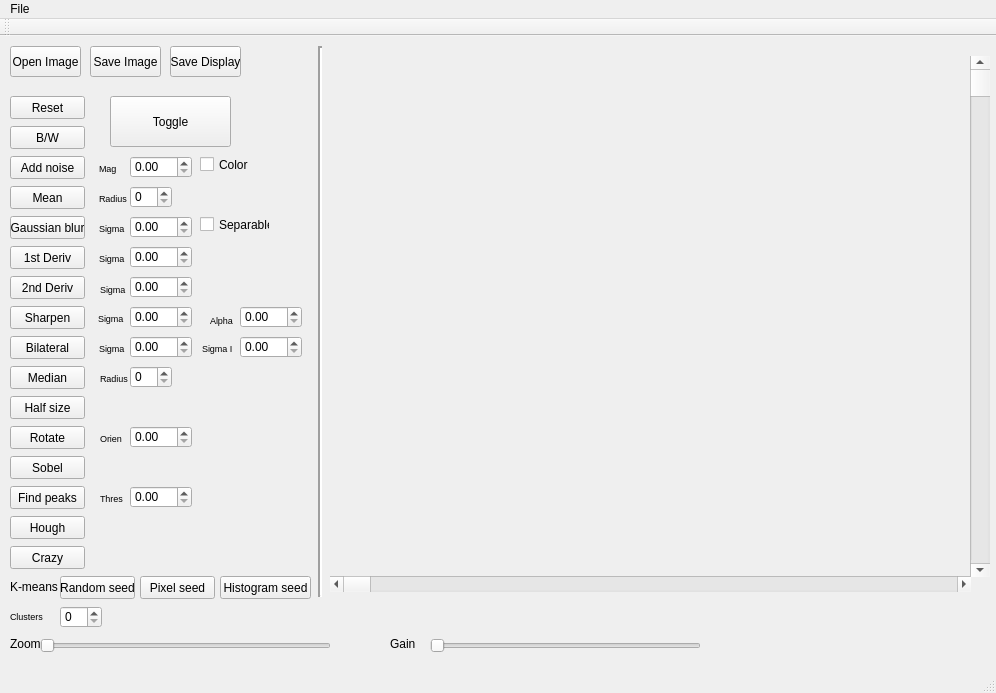
<?xml version="1.0" encoding="UTF-8"?>
<ui version="4.0">
 <class>MainWindow</class>
 <widget class="QMainWindow" name="MainWindow">
  <property name="geometry">
   <rect>
    <x>0</x>
    <y>0</y>
    <width>996</width>
    <height>693</height>
   </rect>
  </property>
  <property name="windowTitle">
   <string>MainWindow</string>
  </property>
  <widget class="QWidget" name="centralWidget">
   <widget class="QPushButton" name="openButton">
    <property name="geometry">
     <rect>
      <x>10</x>
      <y>10</y>
      <width>71</width>
      <height>31</height>
     </rect>
    </property>
    <property name="text">
     <string>Open Image</string>
    </property>
   </widget>
   <widget class="QLabel" name="ImgDisplay">
    <property name="geometry">
     <rect>
      <x>330</x>
      <y>19</y>
      <width>640</width>
      <height>521</height>
     </rect>
    </property>
    <property name="text">
     <string/>
    </property>
   </widget>
   <widget class="QPushButton" name="saveButton">
    <property name="geometry">
     <rect>
      <x>90</x>
      <y>10</y>
      <width>71</width>
      <height>31</height>
     </rect>
    </property>
    <property name="text">
     <string>Save Image</string>
    </property>
   </widget>
   <widget class="QPushButton" name="resetButton">
    <property name="geometry">
     <rect>
      <x>10</x>
      <y>60</y>
      <width>75</width>
      <height>23</height>
     </rect>
    </property>
    <property name="text">
     <string>Reset</string>
    </property>
   </widget>
   <widget class="QPushButton" name="gaussianBlurButton">
    <property name="geometry">
     <rect>
      <x>10</x>
      <y>180</y>
      <width>75</width>
      <height>23</height>
     </rect>
    </property>
    <property name="text">
     <string>Gaussian blur</string>
    </property>
   </widget>
   <widget class="QPushButton" name="bwButton">
    <property name="geometry">
     <rect>
      <x>10</x>
      <y>90</y>
      <width>75</width>
      <height>23</height>
     </rect>
    </property>
    <property name="text">
     <string>B/W</string>
    </property>
   </widget>
   <widget class="QDoubleSpinBox" name="blurSpinBox">
    <property name="geometry">
     <rect>
      <x>130</x>
      <y>180</y>
      <width>62</width>
      <height>22</height>
     </rect>
    </property>
    <property name="singleStep">
     <double>0.500000000000000</double>
    </property>
   </widget>
   <widget class="QPushButton" name="noiseButton">
    <property name="geometry">
     <rect>
      <x>10</x>
      <y>120</y>
      <width>75</width>
      <height>23</height>
     </rect>
    </property>
    <property name="text">
     <string>Add noise</string>
    </property>
   </widget>
   <widget class="QSlider" name="zoomSlider">
    <property name="geometry">
     <rect>
      <x>40</x>
      <y>600</y>
      <width>291</width>
      <height>19</height>
     </rect>
    </property>
    <property name="maximum">
     <number>999</number>
    </property>
    <property name="orientation">
     <enum>Qt::Horizontal</enum>
    </property>
   </widget>
   <widget class="QLabel" name="label">
    <property name="geometry">
     <rect>
      <x>10</x>
      <y>600</y>
      <width>31</width>
      <height>16</height>
     </rect>
    </property>
    <property name="text">
     <string>Zoom</string>
    </property>
   </widget>
   <widget class="QScrollBar" name="horizontalScrollBar">
    <property name="geometry">
     <rect>
      <x>330</x>
      <y>540</y>
      <width>641</width>
      <height>16</height>
     </rect>
    </property>
    <property name="maximum">
     <number>999</number>
    </property>
    <property name="orientation">
     <enum>Qt::Horizontal</enum>
    </property>
   </widget>
   <widget class="QScrollBar" name="verticalScrollBar">
    <property name="geometry">
     <rect>
      <x>970</x>
      <y>20</y>
      <width>20</width>
      <height>521</height>
     </rect>
    </property>
    <property name="maximum">
     <number>999</number>
    </property>
    <property name="orientation">
     <enum>Qt::Vertical</enum>
    </property>
   </widget>
   <widget class="QPushButton" name="firstDerivButton">
    <property name="geometry">
     <rect>
      <x>10</x>
      <y>210</y>
      <width>75</width>
      <height>23</height>
     </rect>
    </property>
    <property name="text">
     <string>1st Deriv</string>
    </property>
   </widget>
   <widget class="QPushButton" name="secondDerivButton">
    <property name="geometry">
     <rect>
      <x>10</x>
      <y>240</y>
      <width>75</width>
      <height>23</height>
     </rect>
    </property>
    <property name="text">
     <string>2nd Deriv</string>
    </property>
   </widget>
   <widget class="QDoubleSpinBox" name="firstDerivSpinBox">
    <property name="geometry">
     <rect>
      <x>130</x>
      <y>210</y>
      <width>62</width>
      <height>22</height>
     </rect>
    </property>
    <property name="singleStep">
     <double>0.500000000000000</double>
    </property>
   </widget>
   <widget class="QDoubleSpinBox" name="secondDerivSpinBox">
    <property name="geometry">
     <rect>
      <x>130</x>
      <y>240</y>
      <width>62</width>
      <height>22</height>
     </rect>
    </property>
    <property name="singleStep">
     <double>0.500000000000000</double>
    </property>
   </widget>
   <widget class="QPushButton" name="meanButton">
    <property name="geometry">
     <rect>
      <x>10</x>
      <y>150</y>
      <width>75</width>
      <height>23</height>
     </rect>
    </property>
    <property name="text">
     <string>Mean</string>
    </property>
   </widget>
   <widget class="QPushButton" name="saveDisplayButton">
    <property name="geometry">
     <rect>
      <x>170</x>
      <y>10</y>
      <width>71</width>
      <height>31</height>
     </rect>
    </property>
    <property name="text">
     <string>Save Display</string>
    </property>
   </widget>
   <widget class="QPushButton" name="sharpenButton">
    <property name="geometry">
     <rect>
      <x>10</x>
      <y>270</y>
      <width>75</width>
      <height>23</height>
     </rect>
    </property>
    <property name="text">
     <string>Sharpen</string>
    </property>
   </widget>
   <widget class="QDoubleSpinBox" name="sharpenSigmaSpinBox">
    <property name="geometry">
     <rect>
      <x>130</x>
      <y>270</y>
      <width>62</width>
      <height>22</height>
     </rect>
    </property>
    <property name="singleStep">
     <double>0.500000000000000</double>
    </property>
   </widget>
   <widget class="QDoubleSpinBox" name="sharpenMagSpinBox">
    <property name="geometry">
     <rect>
      <x>240</x>
      <y>270</y>
      <width>62</width>
      <height>22</height>
     </rect>
    </property>
    <property name="singleStep">
     <double>0.500000000000000</double>
    </property>
   </widget>
   <widget class="QPushButton" name="toggleButton">
    <property name="geometry">
     <rect>
      <x>110</x>
      <y>60</y>
      <width>121</width>
      <height>51</height>
     </rect>
    </property>
    <property name="acceptDrops">
     <bool>false</bool>
    </property>
    <property name="text">
     <string>Toggle</string>
    </property>
   </widget>
   <widget class="QPushButton" name="halfButton">
    <property name="geometry">
     <rect>
      <x>10</x>
      <y>360</y>
      <width>75</width>
      <height>23</height>
     </rect>
    </property>
    <property name="text">
     <string>Half size</string>
    </property>
   </widget>
   <widget class="QPushButton" name="sobelButton">
    <property name="geometry">
     <rect>
      <x>10</x>
      <y>420</y>
      <width>75</width>
      <height>23</height>
     </rect>
    </property>
    <property name="text">
     <string>Sobel</string>
    </property>
   </widget>
   <widget class="QPushButton" name="bilateralButton">
    <property name="geometry">
     <rect>
      <x>10</x>
      <y>300</y>
      <width>75</width>
      <height>23</height>
     </rect>
    </property>
    <property name="text">
     <string>Bilateral</string>
    </property>
   </widget>
   <widget class="QDoubleSpinBox" name="bilateralSigmaSSpinBox">
    <property name="geometry">
     <rect>
      <x>130</x>
      <y>300</y>
      <width>62</width>
      <height>22</height>
     </rect>
    </property>
    <property name="singleStep">
     <double>0.500000000000000</double>
    </property>
   </widget>
   <widget class="QDoubleSpinBox" name="bilateralSigmaISpinBox">
    <property name="geometry">
     <rect>
      <x>240</x>
      <y>300</y>
      <width>62</width>
      <height>22</height>
     </rect>
    </property>
    <property name="maximum">
     <double>255.000000000000000</double>
    </property>
    <property name="singleStep">
     <double>0.500000000000000</double>
    </property>
   </widget>
   <widget class="QDoubleSpinBox" name="noiseSpinBox">
    <property name="geometry">
     <rect>
      <x>130</x>
      <y>120</y>
      <width>62</width>
      <height>22</height>
     </rect>
    </property>
    <property name="singleStep">
     <double>0.500000000000000</double>
    </property>
   </widget>
   <widget class="Line" name="line">
    <property name="geometry">
     <rect>
      <x>310</x>
      <y>10</y>
      <width>20</width>
      <height>551</height>
     </rect>
    </property>
    <property name="lineWidth">
     <number>2</number>
    </property>
    <property name="orientation">
     <enum>Qt::Vertical</enum>
    </property>
   </widget>
   <widget class="QCheckBox" name="separableCheckBox">
    <property name="geometry">
     <rect>
      <x>200</x>
      <y>180</y>
      <width>70</width>
      <height>17</height>
     </rect>
    </property>
    <property name="text">
     <string>Separable</string>
    </property>
   </widget>
   <widget class="QCheckBox" name="colorNoiseCheckBox">
    <property name="geometry">
     <rect>
      <x>200</x>
      <y>120</y>
      <width>70</width>
      <height>17</height>
     </rect>
    </property>
    <property name="text">
     <string>Color</string>
    </property>
   </widget>
   <widget class="QPushButton" name="peaksButton">
    <property name="geometry">
     <rect>
      <x>10</x>
      <y>450</y>
      <width>75</width>
      <height>23</height>
     </rect>
    </property>
    <property name="text">
     <string>Find peaks</string>
    </property>
   </widget>
   <widget class="QPushButton" name="houghButton">
    <property name="geometry">
     <rect>
      <x>10</x>
      <y>480</y>
      <width>75</width>
      <height>23</height>
     </rect>
    </property>
    <property name="text">
     <string>Hough</string>
    </property>
   </widget>
   <widget class="QPushButton" name="medianButton">
    <property name="geometry">
     <rect>
      <x>10</x>
      <y>330</y>
      <width>75</width>
      <height>23</height>
     </rect>
    </property>
    <property name="text">
     <string>Median</string>
    </property>
   </widget>
   <widget class="QSpinBox" name="medianBox">
    <property name="geometry">
     <rect>
      <x>130</x>
      <y>330</y>
      <width>42</width>
      <height>22</height>
     </rect>
    </property>
   </widget>
   <widget class="QSpinBox" name="meanBox">
    <property name="geometry">
     <rect>
      <x>130</x>
      <y>150</y>
      <width>42</width>
      <height>22</height>
     </rect>
    </property>
   </widget>
   <widget class="QLabel" name="label_2">
    <property name="geometry">
     <rect>
      <x>99</x>
      <y>154</y>
      <width>31</width>
      <height>16</height>
     </rect>
    </property>
    <property name="font">
     <font>
      <pointsize>7</pointsize>
     </font>
    </property>
    <property name="text">
     <string>Radius</string>
    </property>
   </widget>
   <widget class="QLabel" name="label_3">
    <property name="geometry">
     <rect>
      <x>99</x>
      <y>184</y>
      <width>31</width>
      <height>16</height>
     </rect>
    </property>
    <property name="font">
     <font>
      <pointsize>7</pointsize>
     </font>
    </property>
    <property name="text">
     <string>Sigma</string>
    </property>
   </widget>
   <widget class="QLabel" name="label_4">
    <property name="geometry">
     <rect>
      <x>99</x>
      <y>214</y>
      <width>31</width>
      <height>16</height>
     </rect>
    </property>
    <property name="font">
     <font>
      <pointsize>7</pointsize>
     </font>
    </property>
    <property name="text">
     <string>Sigma</string>
    </property>
   </widget>
   <widget class="QLabel" name="label_5">
    <property name="geometry">
     <rect>
      <x>100</x>
      <y>245</y>
      <width>31</width>
      <height>16</height>
     </rect>
    </property>
    <property name="font">
     <font>
      <pointsize>7</pointsize>
     </font>
    </property>
    <property name="text">
     <string>Sigma</string>
    </property>
   </widget>
   <widget class="QLabel" name="label_6">
    <property name="geometry">
     <rect>
      <x>98</x>
      <y>274</y>
      <width>31</width>
      <height>16</height>
     </rect>
    </property>
    <property name="font">
     <font>
      <pointsize>7</pointsize>
     </font>
    </property>
    <property name="text">
     <string>Sigma</string>
    </property>
   </widget>
   <widget class="QLabel" name="label_7">
    <property name="geometry">
     <rect>
      <x>99</x>
      <y>304</y>
      <width>31</width>
      <height>16</height>
     </rect>
    </property>
    <property name="font">
     <font>
      <pointsize>7</pointsize>
     </font>
    </property>
    <property name="text">
     <string>Sigma</string>
    </property>
   </widget>
   <widget class="QLabel" name="label_8">
    <property name="geometry">
     <rect>
      <x>100</x>
      <y>334</y>
      <width>31</width>
      <height>16</height>
     </rect>
    </property>
    <property name="font">
     <font>
      <pointsize>7</pointsize>
     </font>
    </property>
    <property name="text">
     <string>Radius</string>
    </property>
   </widget>
   <widget class="QLabel" name="label_9">
    <property name="geometry">
     <rect>
      <x>99</x>
      <y>124</y>
      <width>31</width>
      <height>16</height>
     </rect>
    </property>
    <property name="font">
     <font>
      <pointsize>7</pointsize>
     </font>
    </property>
    <property name="text">
     <string>Mag</string>
    </property>
   </widget>
   <widget class="QLabel" name="label_10">
    <property name="geometry">
     <rect>
      <x>202</x>
      <y>304</y>
      <width>41</width>
      <height>16</height>
     </rect>
    </property>
    <property name="font">
     <font>
      <pointsize>7</pointsize>
     </font>
    </property>
    <property name="text">
     <string>Sigma I</string>
    </property>
   </widget>
   <widget class="QLabel" name="label_11">
    <property name="geometry">
     <rect>
      <x>210</x>
      <y>276</y>
      <width>31</width>
      <height>16</height>
     </rect>
    </property>
    <property name="font">
     <font>
      <pointsize>7</pointsize>
     </font>
    </property>
    <property name="text">
     <string>Alpha</string>
    </property>
   </widget>
   <widget class="QPushButton" name="rotateButton">
    <property name="geometry">
     <rect>
      <x>10</x>
      <y>390</y>
      <width>75</width>
      <height>23</height>
     </rect>
    </property>
    <property name="text">
     <string>Rotate</string>
    </property>
   </widget>
   <widget class="QDoubleSpinBox" name="orientationSpinBox">
    <property name="geometry">
     <rect>
      <x>130</x>
      <y>390</y>
      <width>62</width>
      <height>22</height>
     </rect>
    </property>
    <property name="maximum">
     <double>360.000000000000000</double>
    </property>
    <property name="singleStep">
     <double>0.500000000000000</double>
    </property>
   </widget>
   <widget class="QLabel" name="label_12">
    <property name="geometry">
     <rect>
      <x>100</x>
      <y>394</y>
      <width>31</width>
      <height>16</height>
     </rect>
    </property>
    <property name="font">
     <font>
      <pointsize>7</pointsize>
     </font>
    </property>
    <property name="text">
     <string>Orien</string>
    </property>
   </widget>
   <widget class="QDoubleSpinBox" name="peakThresholdSpinBox">
    <property name="geometry">
     <rect>
      <x>130</x>
      <y>450</y>
      <width>62</width>
      <height>22</height>
     </rect>
    </property>
    <property name="maximum">
     <double>255.000000000000000</double>
    </property>
    <property name="singleStep">
     <double>0.500000000000000</double>
    </property>
   </widget>
   <widget class="QLabel" name="label_13">
    <property name="geometry">
     <rect>
      <x>100</x>
      <y>454</y>
      <width>31</width>
      <height>16</height>
     </rect>
    </property>
    <property name="font">
     <font>
      <pointsize>7</pointsize>
     </font>
    </property>
    <property name="text">
     <string>Thres</string>
    </property>
   </widget>
   <widget class="QSlider" name="brightnessSlider">
    <property name="geometry">
     <rect>
      <x>430</x>
      <y>600</y>
      <width>271</width>
      <height>19</height>
     </rect>
    </property>
    <property name="maximum">
     <number>999</number>
    </property>
    <property name="orientation">
     <enum>Qt::Horizontal</enum>
    </property>
   </widget>
   <widget class="QLabel" name="label_14">
    <property name="geometry">
     <rect>
      <x>390</x>
      <y>600</y>
      <width>31</width>
      <height>16</height>
     </rect>
    </property>
    <property name="text">
     <string>Gain</string>
    </property>
   </widget>
   <widget class="QPushButton" name="crazyButton">
    <property name="geometry">
     <rect>
      <x>10</x>
      <y>510</y>
      <width>75</width>
      <height>23</height>
     </rect>
    </property>
    <property name="text">
     <string>Crazy</string>
    </property>
   </widget>
   <widget class="QPushButton" name="randomButton">
    <property name="geometry">
     <rect>
      <x>60</x>
      <y>540</y>
      <width>75</width>
      <height>23</height>
     </rect>
    </property>
    <property name="text">
     <string>Random seed</string>
    </property>
   </widget>
   <widget class="QPushButton" name="pixelButton">
    <property name="geometry">
     <rect>
      <x>140</x>
      <y>540</y>
      <width>75</width>
      <height>23</height>
     </rect>
    </property>
    <property name="text">
     <string>Pixel seed</string>
    </property>
   </widget>
   <widget class="QPushButton" name="histogramButton">
    <property name="geometry">
     <rect>
      <x>220</x>
      <y>540</y>
      <width>91</width>
      <height>23</height>
     </rect>
    </property>
    <property name="text">
     <string>Histogram seed</string>
    </property>
   </widget>
   <widget class="QLabel" name="label_15">
    <property name="geometry">
     <rect>
      <x>10</x>
      <y>540</y>
      <width>51</width>
      <height>21</height>
     </rect>
    </property>
    <property name="text">
     <string>K-means</string>
    </property>
   </widget>
   <widget class="QLabel" name="label_16">
    <property name="geometry">
     <rect>
      <x>10</x>
      <y>570</y>
      <width>41</width>
      <height>21</height>
     </rect>
    </property>
    <property name="font">
     <font>
      <pointsize>7</pointsize>
     </font>
    </property>
    <property name="text">
     <string>Clusters</string>
    </property>
   </widget>
   <widget class="QSpinBox" name="clusterBox">
    <property name="geometry">
     <rect>
      <x>60</x>
      <y>570</y>
      <width>42</width>
      <height>22</height>
     </rect>
    </property>
   </widget>
  </widget>
  <widget class="QStatusBar" name="statusBar"/>
  <widget class="QToolBar" name="mainToolBar">
   <attribute name="toolBarArea">
    <enum>TopToolBarArea</enum>
   </attribute>
   <attribute name="toolBarBreak">
    <bool>false</bool>
   </attribute>
  </widget>
  <widget class="QMenuBar" name="menuBar">
   <property name="geometry">
    <rect>
     <x>0</x>
     <y>0</y>
     <width>996</width>
     <height>21</height>
    </rect>
   </property>
   <widget class="QMenu" name="menuFile">
    <property name="title">
     <string>File</string>
    </property>
    <addaction name="actionOpen"/>
   </widget>
   <addaction name="menuFile"/>
  </widget>
  <action name="actionOpen">
   <property name="text">
    <string>Open</string>
   </property>
  </action>
 </widget>
 <layoutdefault spacing="6" margin="11"/>
 <resources/>
 <connections/>
</ui>
